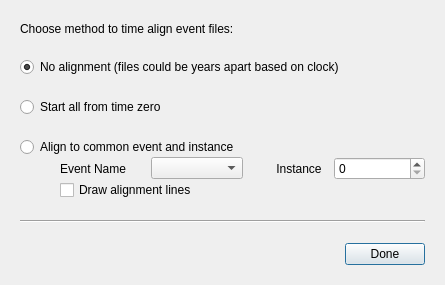
<?xml version="1.0" encoding="UTF-8"?>
<ui version="4.0">
 <class>TimeAlignDialog</class>
 <widget class="QDialog" name="TimeAlignDialog">
  <property name="geometry">
   <rect>
    <x>0</x>
    <y>0</y>
    <width>445</width>
    <height>285</height>
   </rect>
  </property>
  <property name="windowTitle">
   <string>Time Align Files</string>
  </property>
  <property name="modal">
   <bool>true</bool>
  </property>
  <layout class="QVBoxLayout" name="verticalLayout_4">
   <property name="spacing">
    <number>20</number>
   </property>
   <property name="leftMargin">
    <number>20</number>
   </property>
   <property name="topMargin">
    <number>20</number>
   </property>
   <property name="rightMargin">
    <number>20</number>
   </property>
   <property name="bottomMargin">
    <number>20</number>
   </property>
   <item>
    <widget class="QLabel" name="label">
     <property name="text">
      <string>Choose method to time align event files:</string>
     </property>
    </widget>
   </item>
   <item>
    <layout class="QVBoxLayout" name="verticalLayout_3">
     <item>
      <widget class="QRadioButton" name="noAlignmentRadio">
       <property name="text">
        <string>No alignment (files could be years apart based on clock)</string>
       </property>
       <property name="checked">
        <bool>true</bool>
       </property>
      </widget>
     </item>
     <item>
      <widget class="QRadioButton" name="startFromZeroRadio">
       <property name="text">
        <string>Start all from time zero</string>
       </property>
      </widget>
     </item>
     <item>
      <layout class="QVBoxLayout" name="verticalLayout_2">
       <property name="spacing">
        <number>0</number>
       </property>
       <item>
        <widget class="QRadioButton" name="alignByEventRadio">
         <property name="text">
          <string>Align to common event and instance</string>
         </property>
        </widget>
       </item>
       <item>
        <widget class="QFrame" name="alignToCommonFrame">
         <property name="frameShape">
          <enum>QFrame::NoFrame</enum>
         </property>
         <property name="frameShadow">
          <enum>QFrame::Raised</enum>
         </property>
         <layout class="QVBoxLayout" name="verticalLayout">
          <property name="spacing">
           <number>0</number>
          </property>
          <property name="leftMargin">
           <number>0</number>
          </property>
          <property name="topMargin">
           <number>0</number>
          </property>
          <property name="rightMargin">
           <number>0</number>
          </property>
          <property name="bottomMargin">
           <number>0</number>
          </property>
          <item>
           <layout class="QHBoxLayout" name="horizontalLayout">
            <item>
             <spacer name="horizontalSpacer_2">
              <property name="orientation">
               <enum>Qt::Horizontal</enum>
              </property>
              <property name="sizeType">
               <enum>QSizePolicy::Fixed</enum>
              </property>
              <property name="sizeHint" stdset="0">
               <size>
                <width>40</width>
                <height>10</height>
               </size>
              </property>
             </spacer>
            </item>
            <item>
             <widget class="QLabel" name="label_2">
              <property name="text">
               <string>Event Name</string>
              </property>
             </widget>
            </item>
            <item>
             <widget class="QComboBox" name="eventNameCombo"/>
            </item>
            <item>
             <widget class="QLabel" name="label_3">
              <property name="text">
               <string>          Instance</string>
              </property>
             </widget>
            </item>
            <item>
             <widget class="QSpinBox" name="instanceSpin"/>
            </item>
           </layout>
          </item>
          <item>
           <layout class="QHBoxLayout" name="horizontalLayout_3">
            <item>
             <spacer name="horizontalSpacer_3">
              <property name="orientation">
               <enum>Qt::Horizontal</enum>
              </property>
              <property name="sizeType">
               <enum>QSizePolicy::Fixed</enum>
              </property>
              <property name="sizeHint" stdset="0">
               <size>
                <width>40</width>
                <height>10</height>
               </size>
              </property>
             </spacer>
            </item>
            <item>
             <widget class="QCheckBox" name="drawAlignmentLinesCheck">
              <property name="text">
               <string>Draw alignment lines</string>
              </property>
             </widget>
            </item>
           </layout>
          </item>
         </layout>
        </widget>
       </item>
      </layout>
     </item>
    </layout>
   </item>
   <item>
    <widget class="Line" name="line">
     <property name="orientation">
      <enum>Qt::Horizontal</enum>
     </property>
    </widget>
   </item>
   <item>
    <layout class="QHBoxLayout" name="horizontalLayout_2">
     <item>
      <spacer name="horizontalSpacer">
       <property name="orientation">
        <enum>Qt::Horizontal</enum>
       </property>
       <property name="sizeHint" stdset="0">
        <size>
         <width>40</width>
         <height>20</height>
        </size>
       </property>
      </spacer>
     </item>
     <item>
      <widget class="QPushButton" name="doneButton">
       <property name="text">
        <string>Done</string>
       </property>
      </widget>
     </item>
    </layout>
   </item>
  </layout>
 </widget>
 <resources/>
 <connections/>
</ui>
